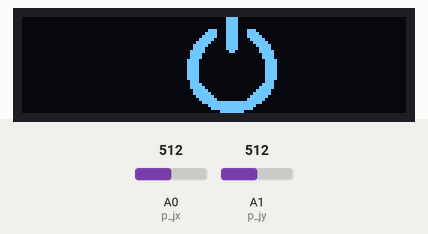
Simulated run of this sketch. Board: Arduino Uno, built with avr-gcc and run on an emulated ATmega328P. On the bench: 128×32 one-colour display. Inputs (shaded band) come from the test bench; at power-on: A0 (p_jx) = 512, A1 (p_jy) = 512.

Above: at 1.3 s.
1.4 s: A0 (p_jx) set to 22
2.9 s: A0 (p_jx) set to 19
At 4.1 s:
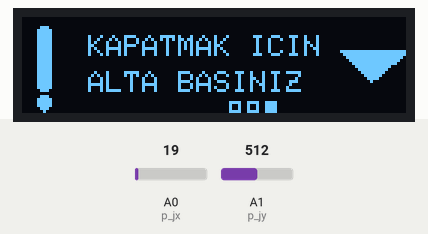
4.4 s: A0 (p_jx) set to 1010
At 5.2 s:
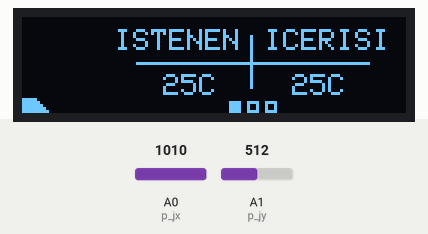
5.9 s: A0 (p_jx) set to 10
At 6.9 s:
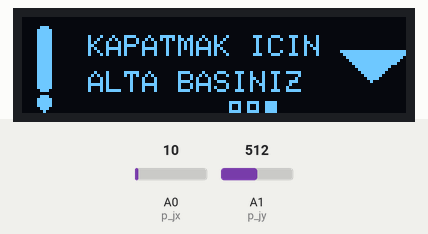
7.4 s: A0 (p_jx) set to 984
8.9 s: A0 (p_jx) set to 1000
At 9.67 s:
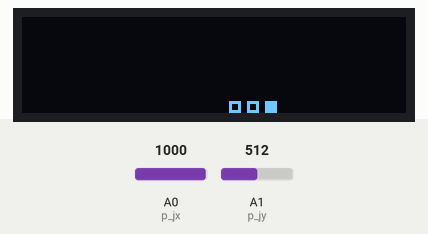

Measured:
- the behaviour switches between 21 and 20 on A0 (p_jx) (found by bisection; images 0 and 1)
- the behaviour switches between 999 and 1000 on A0 (p_jx) (found by bisection; images 3 and 4)
- after the input at 1.4 s, every drawn part: stays the same
- after the input at 2.9 s, the display: first changes at once (image 1 shows a later state)
- after the input at 4.4 s, the display: first changes at once (image 2 shows a later state)
- after the input at 5.9 s, the display: first changes at once (image 3 shows a later state)
- after the input at 7.4 s, every drawn part: stays the same
- after the input at 8.9 s, the display: first changes at once (image 4 shows a later state)

The sketch:

cizim_islemleri.ino
```cpp
//Ek_025120t
#include <SPI.h>
#include <Wire.h>
#include <Adafruit_GFX.h>
#include <Adafruit_SSD1306.h>
#define SCREEN_WIDTH 128
#define SCREEN_HEIGHT 32
#define OLED_RESET 4
// Joysticklerin port tanımları
#define p_jx A0
#define p_jy A1

Adafruit_SSD1306 display(SCREEN_WIDTH, SCREEN_HEIGHT, &Wire, OLED_RESET);

// Derece tanımlamaları
signed char current_degree_now = 25, current_degree_last = 25, wanted_degree = 25;
signed char degree_min_max[] = {18, 29};

// Derecelerin ekran üzerindeki yerlesimleri
byte current_degree_loc[] = {90, 19};
byte wanted_degree_loc[] = {47, 19};

// Suanki Fan seviyesi
byte fan_level_default = 4, fan_level_current = 0, fan_level_last = 0;
byte fan_min_max[] = {1, 4};

// Sayfalandirma
byte current_page = 0;
byte max_page = 3;
byte dot_width_height = 4;

// Lokasyoları yazılım ile belirledim ama arduino
// 69 - 75 - 81
byte slider_page_property[][2] = {
    {69,28},
    {75,28},
    {81,28}
};

// Joystick x,y
int joy_x = 513, joy_y = 513;

// On Off image
const unsigned char on_off_image[] PROGMEM = {
    // 'on_off(copy), 30x32px
    0x00, 0x07, 0x80, 0x00, 0x00, 0x07, 0x80, 0x00, 0x00, 0x07, 0x80, 0x00, 0x00, 0x07, 0x80, 0x00,
    0x01, 0xc7, 0x8e, 0x00, 0x03, 0xc7, 0x8f, 0x00, 0x07, 0xc7, 0x8f, 0x80, 0x0f, 0x87, 0x87, 0xc0,
    0x1f, 0x07, 0x83, 0xe0, 0x3e, 0x07, 0x81, 0xf0, 0x3c, 0x07, 0x80, 0xf0, 0x7c, 0x03, 0x00, 0xf8,
    0x78, 0x00, 0x00, 0x78, 0x78, 0x00, 0x00, 0x78, 0xf0, 0x00, 0x00, 0x3c, 0xf0, 0x00, 0x00, 0x3c,
    0xf0, 0x00, 0x00, 0x3c, 0xf0, 0x00, 0x00, 0x3c, 0xf0, 0x00, 0x00, 0x3c, 0xf0, 0x00, 0x00, 0x3c,
    0xf0, 0x00, 0x00, 0x3c, 0x70, 0x00, 0x00, 0x38, 0x78, 0x00, 0x00, 0x78, 0x7c, 0x00, 0x00, 0xf8,
    0x3e, 0x00, 0x01, 0xf0, 0x3f, 0x00, 0x03, 0xf0, 0x1f, 0x80, 0x07, 0xe0, 0x0f, 0xc0, 0x0f, 0xc0,
    0x07, 0xff, 0xff, 0x80, 0x01, 0xff, 0xfe, 0x00, 0x00, 0xff, 0xfc, 0x00, 0x00, 0x1f, 0xe0, 0x00};

// Ana ekranda fan seviyeleri ile kullanılan gorsel
const unsigned char main_fan_level[] PROGMEM = {
    0x80, 0xc0, 0xe0, 0xf0, 0xf8};

// Fan ekranında kullanılacak ikonlar

// 'left_fan', 10x12px
const unsigned char left_fan[] PROGMEM = {
    0x18, 0x00, 0x3c, 0x00, 0x7e, 0x00, 0xff, 0x00, 0xff, 0x80, 0xff, 0xc0, 0xff, 0xc0, 0xff, 0xc0,
    0xff, 0xc0, 0x7f, 0x80, 0x3f, 0x00, 0x0e, 0x00};
// 'bottom_fan', 10x10px
const unsigned char bottom_fan[] PROGMEM = {
    0x07, 0xc0, 0x0f, 0xc0, 0x1f, 0xc0, 0x3f, 0xc0, 0x3f, 0xc0, 0x7f, 0xc0, 0x7f, 0xc0, 0xff, 0xc0,
    0xff, 0x80, 0x7f, 0x00};
// 'top_fan', 10x10px
const unsigned char top_fan[] PROGMEM = {
    0x3f, 0x80, 0x7f, 0xc0, 0xff, 0xc0, 0xff, 0xc0, 0xff, 0xc0, 0xff, 0x80, 0xff, 0x00, 0xfe, 0x00,
    0xfc, 0x00, 0x7c, 0x00};
// 'right_fan', 12x12px
const unsigned char right_fan[] PROGMEM = {
    0x3f, 0x80, 0x7f, 0xc0, 0xff, 0xe0, 0xff, 0xf0, 0xff, 0xf0, 0xff, 0xf0, 0x7f, 0xf0, 0x3f, 0xf0,
    0x3f, 0xf0, 0x1f, 0xe0, 0x0f, 0xc0, 0x07, 0x00};

// 'danger_symbol', 5x29px
const unsigned char danger_symbol[] PROGMEM = {
    0x70, 0xf8, 0xf8, 0xf8, 0xf8, 0xf8, 0xf8, 0xf8, 0xf8, 0xf8, 0xf8, 0xf8, 0xf8, 0xf8, 0xf8, 0xf8,
    0xf8, 0xf8, 0xf8, 0xf8, 0xf8, 0x70, 0x00, 0x70, 0xf8, 0xf8, 0xf8, 0x70, 0x20};

unsigned long eskiZaman = 0;
unsigned long yeniZaman;
void setup()
{
    Serial.begin(9600);
    display.begin(SSD1306_SWITCHCAPVCC, 0x3C);
    display.begin();
    display.clearDisplay();
    display.display();


    page_boot_draw();
    /*
    delay(2000);
    page_main_draw();
    */

    // page_fan_draw();
    // delay(500);
    // increase_fan();
    // delay(500);
    // increase_fan();
}

void loop()
{
    yeniZaman = millis();
    if(yeniZaman-eskiZaman > 10000 && current_page != 0){
        // 10 saniye
        eskiZaman = yeniZaman;

        if(current_degree_now <= 29)
            set_current_degree(current_degree_now+1);
        else
            set_current_degree(20);
        display.display();

    }


    joy_x = analogRead(p_jx);
    joy_y = analogRead(p_jy);

    if(joy_x >= 1000){
        // SAGA BASIS
        next_page();
        while (joy_x > 1000)
        {
            joy_x = analogRead(p_jx);
        }
        delay(10);
    }else if(joy_x <= 20){
        // SOLA BASIS
        prev_page();
        while (joy_x <= 20)
        {
            joy_x = analogRead(p_jx);
        }
        delay(10);
    }

    if(joy_y >= 1000){
        // ALTA BASIS
        switch (current_page)
        {
        case 0:
            current_page = 1;
            page_main_draw();
            break;
        case 1:
            decrease_degree();
            break;
        case 2:
            decrease_fan();
            break;
        case 3:
            page_boot_draw();
            fan_level_current = 0;
            fan_level_last = 0;
        default:
            break;
        }

        while (joy_y > 1000)
        {
            joy_y = analogRead(p_jy);
        }
        delay(10);
    }else if(joy_y <= 20){
        // USTE BASIS
        switch (current_page){
        case 1:
            increase_degree();
            break;
        case 2:
            increase_fan();
            break;
        default:
            break;
        }

        while (joy_y <= 20)
        {
            joy_y = analogRead(p_jy);
        }
        delay(10);
    }
}

/* --------------------GENEL ISLEMLER BASLANGIC-------------------- */
void write_normal(byte loc_x, byte loc_y, unsigned char color, String text)
{
    /*
    @params:
        loc_x,loc_y => Cursoru konumlandırmak için ekranın x,y koordinatı
        color => Renk
        text => Yazdırılacak yazı
    */
    display.setTextWrap(false);
    display.setCursor(loc_x, loc_y);
    display.setTextColor(color);
    display.setTextSize(1);
    display.print(text);
}

void update_write(byte loc_x, byte loc_y, String old, String new_text)
{
    /*
    @params:
        loc_x,loc_y => Cursoru konumlandırmak için ekranın x,y koordinatı
        color => Renk
        old => Silinecek yazı
        new_text => Yazılacak yazı
    */
    write_normal(loc_x, loc_y, BLACK, old);
    write_normal(loc_x, loc_y, WHITE, new_text);
}

void draw_main_lines()
{
    // Ana ekrandaki cizgilerin cizimi
    display.drawLine(76, 6, 76, 23, WHITE);
    display.drawLine(38, 15, 115, 15, WHITE);
}

void draw_all_dot()
{
    // Ekrana gecisleri belirtmek icin cizilen kareler
    for (int z = 0; z < max_page; z++)
    {
        byte x = slider_page_property[z][0], y = slider_page_property[z][1];
        if (z == current_page - 1)
            display.fillRect(x, y, dot_width_height, dot_width_height, WHITE);
        else
            display.drawRect(x, y, dot_width_height, dot_width_height, WHITE);
    }
    display.display();
}
/* -------------------- GENEL ISLEMLER BITIS --------------------*/

/* -------------------- DERECE ISLEMLER BASLANGIC --------------------*/

String str_degree(signed char number)
{
    // Derecenin ekrana yazdırılması için string olarak dondurulmesi
    return String(number) + "C";
}

void increase_degree_calc_fan(){
    fan_level_last = fan_level_current;
    fan_level_current = calc_fan_level();

    if (fan_level_current != fan_level_last)
    {
        // Suanki fan leveli degistiyse
        signed char diff = fan_level_last - fan_level_current;
        if (diff > 0 && current_page == 1)
        {
            //
            for (char i = fan_level_last; i > fan_level_current; i--)
            {
                main_draw_fan(i, BLACK);
            }
        }
        fan_level_last = fan_level_current;
    }
}

void increase_degree()
{
    // Dereceyi arttırmak
    if (wanted_degree < degree_min_max[1])
    {
        wanted_degree++;

        increase_degree_calc_fan();

        update_write(wanted_degree_loc[0], wanted_degree_loc[1], str_degree(wanted_degree - 1), str_degree(wanted_degree));
        display.display();
    }
}
void decrease_degree_calc_fan(){
    fan_level_last = fan_level_current;
    fan_level_current = calc_fan_level();
    if (fan_level_current != fan_level_last)
    {
        // Suanki fan leveli degistiyse
        signed char diff = fan_level_current - fan_level_last;
        if (diff > 0 && current_page == 1)
        {
            for (char i = fan_level_current; i > fan_level_current - diff; i--)
            {
                main_draw_fan(i, WHITE);
            }
        }
        fan_level_last = fan_level_current;
    }
}
void decrease_degree()
{
    // Dereceyi dusurmek
    if (wanted_degree > degree_min_max[0])
    {
        wanted_degree--;
        decrease_degree_calc_fan();

        update_write(wanted_degree_loc[0], wanted_degree_loc[1], str_degree(wanted_degree + 1), str_degree(wanted_degree));
        display.display();
    }
}

void set_current_degree(signed char degree){
    if(current_degree_now != degree){
        current_degree_now = degree;
        if (current_page == 1)
            update_write(current_degree_loc[0], current_degree_loc[1], str_degree(current_degree_last), str_degree(current_degree_now));
        if (current_degree_now > current_degree_last)
        {
            decrease_degree_calc_fan();
        }else {
            increase_degree_calc_fan();
        }
        current_degree_last = degree;
    }

}
/* -------------------- DERECE ISLEMLER BITIS --------------------*/

/* -------------------- FAN ISLEMLER BASLANGIC --------------------*/

void main_draw_fan(byte level, unsigned char color)
{
    /*
    @params:
        level   => Maximum fan seviyesi
        width   => Belirlediğiniz bir sayıya göre çizgi genişiliğini katsayılar
        height  => Belirlediğiniz fan grafiğinin uzunluğu
    */
    byte max_level = 4;
    byte width = 4 * level;
    byte height = 5;
    byte y = SCREEN_HEIGHT - height * level;
    if (level > 1)
        y -= (level - 1) * 2;

    display.fillRect(0, y, width, height, color);
    display.drawBitmap(width, y, main_fan_level, 5, 5, color);
}

void increase_fan()
{
    // Fanı arttırmak
    // Anasayfa ve fan sayfası icin
    if (fan_level_default < fan_min_max[1])
    {
        if(current_page == 2){
            add_fan();
            display.display();
        }
        fan_level_default++;
    }
}

void decrease_fan()
{
    // Fanı dusurmek
    // Anasayfa ve fan sayfası icin
    if (fan_level_default > fan_min_max[0])
    {
        if (current_page == 2){
            remove_fan();
            display.display();
        }

        fan_level_default--;

    }
}
byte calc_fan_level()
{
    // Suanki ve istenenen dereceye gore fan seviyesi belirlenmesi
    signed char diff = current_degree_now - wanted_degree;

    if (diff < 0)
        return 0;
    else if (diff >= 0 && diff < 1)
        return 1;
    else
        return fan_level_default;

}

void main_draw_fan_first(){
    // Sayfa ilk olusturuldugunda fan ikonlarının cizilmesi
    for (byte i = 1; i < fan_level_current+1; i++)
    {
        main_draw_fan(i,WHITE);
    }
}

void init_fan()
{
    // Fan sayfasına fanların ilk cizilisi
    if (fan_level_default > 0)
    {
        if (fan_level_default >= 1)
            draw_top_fan(WHITE);
        if (fan_level_default >= 2)
            draw_right_fan(WHITE);
        if (fan_level_default >= 3)
            draw_bottom_fan(WHITE);
        if (fan_level_default >= 4)
            draw_left_fan(WHITE);
    }
    draw_fan_circle(WHITE);
    write_normal(52, 5, WHITE, "FAN SEVIYESI");
    display.fillTriangle(77, 19, 70, 26, 84, 26, WHITE);
    display.fillTriangle(97, 26, 90, 19, 104, 19, WHITE);
    display.display();
}

void add_fan()
{
    // Tek bir fan silmek icin
    if (fan_level_default >= 3)
        draw_left_fan(WHITE);
    if (fan_level_default >= 2)
        draw_bottom_fan(WHITE);
    if (fan_level_default >= 1)
        draw_right_fan(WHITE);
}

void remove_fan()
{
    // Tek bir fan silmek icin
    if (fan_level_default <= 4)
        draw_left_fan(BLACK);
    if (fan_level_default <= 3)
        draw_bottom_fan(BLACK);
    if (fan_level_default <= 2)
        draw_right_fan(BLACK);
}

void draw_top_fan(unsigned char color)
{
    // 1 Numaralı fan
    display.drawBitmap(19, 1, top_fan, 10, 10, color);
}

void draw_right_fan(unsigned char color)
{
    // 2 Numaralı fan
    display.drawBitmap(28, 12, right_fan, 12, 12, color);
}
void draw_left_fan(unsigned char color)
{
    // 4 Numaralı fan
    display.drawBitmap(10, 8, left_fan, 10, 12, color);
}

void draw_bottom_fan(unsigned char color)
{
    // 3 Numaralı fan
    display.drawBitmap(16, 21, bottom_fan, 10, 10, color);
}

void draw_fan_circle(unsigned char color)
{
    // Fan ekranındaki nokta
    display.fillCircle(23, 16, 2, color);
}

/* -------------------- FAN ISLEMLER BITIS --------------------*/

/* -------------------- SAYFA CIZIM ISLEMLERI BASLANGIC --------------------*/
void page_boot_draw()
{
    // 0 Numaralı Sayfa
    current_page = 0;
    display.clearDisplay();
    display.display();

    display.drawBitmap(55, 0, on_off_image, 30, 32, WHITE);
    display.display();
}

void page_main_draw()
{
    // 1 Numaralı sayfa
    current_page = 1;
    display.clearDisplay();
    display.display();
    fan_level_current = calc_fan_level();
    main_draw_fan_first();
    write_normal(31, 4, WHITE, "ISTENEN");
    write_normal(wanted_degree_loc[0], wanted_degree_loc[1], WHITE, str_degree(wanted_degree));

    write_normal(81, 4, WHITE, "ICERISI");
    write_normal(current_degree_loc[0], current_degree_loc[1], WHITE, str_degree(current_degree_now));

    draw_main_lines();
    draw_all_dot();
    display.display();
}

void page_fan_draw()
{
    // 2 Numaralı sayfa
    current_page = 2;
    display.clearDisplay();
    display.display();

    init_fan();
    draw_all_dot();
}

void page_exit_draw()
{
    // 3 Numaralı sayfa
    current_page = 3;
    display.clearDisplay();
    display.display();
    draw_all_dot();
    display.drawBitmap(5, 3, danger_symbol, 5, 29, WHITE);
    write_normal(22, 6, WHITE, "KAPATMAK ICIN");
    write_normal(22, 18, WHITE, "ALTA BASINIZ");
    display.fillTriangle(116, 21, 106, 11, 128, 11, WHITE);
    display.display();
}

/* -------------------- SAYFA CIZIM ISLEMLERI BITIS --------------------*/

/* -------------------- SAYFA ISLEMLERI BASLANGIC --------------------*/

void next_page()
{
    // Sonraki ekrana gecis
    if (current_page+1 > max_page)
        current_page = 1;
    else
        current_page++;

    if (current_page == 1)
        page_main_draw();
    if (current_page == 2)
        page_fan_draw();
    if (current_page == 3)
        page_exit_draw();
}

void prev_page()
{
    // Onceki ekrana gecis yapmak icin
    if (current_page - 1 <= 0)
        current_page = max_page;
    else
        current_page--;

    if (current_page == 1)
        page_main_draw();
    else if (current_page == 2)
        page_fan_draw();
    else if (current_page == 3)
        page_exit_draw();
}

/* -------------------- SAYFA ISLEMLERI BITIS --------------------*/
```
